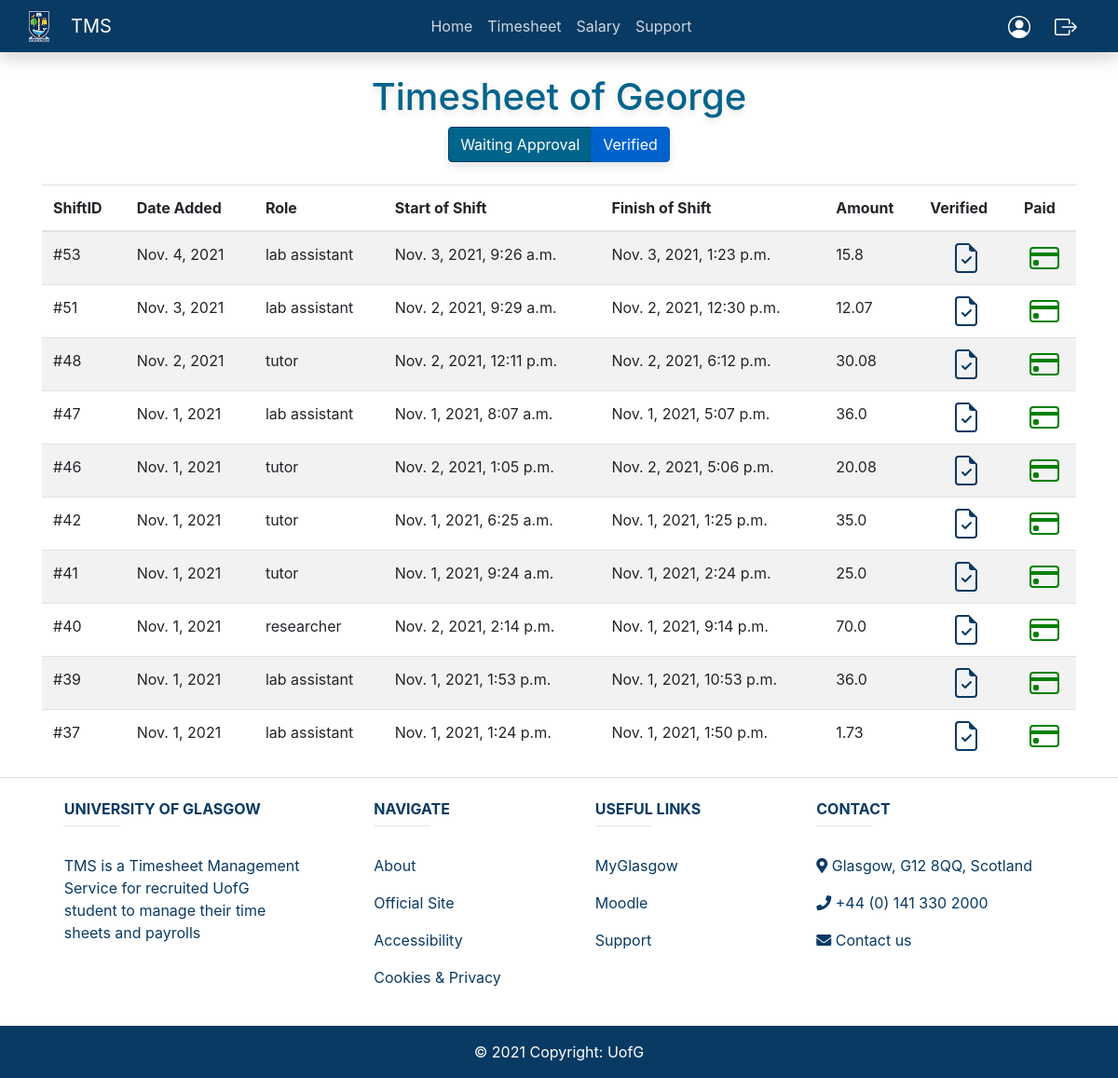
The page /verified_shifts (signed in) on the database its author committed.
### timesheet/models.py (models this page shows, shortened)
class Shift(models.Model):
    studentID = models.ForeignKey(User, blank=True, null=True, on_delete=models.CASCADE)
    date = models.DateTimeField('Date added', auto_now_add=True)
    role = models.ForeignKey(Roles, null=True, on_delete=models.SET_NULL)
    startHour = models.DateTimeField('Time started working')
    endHour = models.DateTimeField('Time finished working')
    verified = models.BooleanField(default=False)
    paid = models.BooleanField(default=False)
    def payment(self):
        time = self.endHour - self.startHour                                 #calculate time working
        payment = round(self.role.hourlyPay * time.seconds / 60 / 60,2)      #hourlyPay * hours worked, rounded for 2 demicals
        return payment

class Roles(models.Model):
    name = models.CharField('Type of role', max_length=120)
    hourlyPay = models.IntegerField('Payment per hour for a role')
    def __str__(self):
        return self.name

### timesheet/views.py (the view)
# urls.py: path('verified_shifts', views.verified_shifts, name="verified-shifts"),
def verified_shifts(request):
    shifts = Shift.objects.all().order_by('-date')
    return render(request, 'timesheet/verified_shifts.html', {'shifts': shifts})

### members/models.py (called while the page is built)
    def __str__(self):
        return self.name

### timesheet/templatetags/has_role.py (called while the page is built)
@register.filter(name='has_role')
def has_role(user,role_name):
    userRole = str(user.userprofile.title)
    if userRole == role_name:
        return True
    else:
        return False

### templates/timesheet/verified_shifts.html (shortened to what this page needs)
{% extends 'timesheet/base.html' %}
    {% block content %}
    <center>
    <br>
    <div class="container">
        <h1>Timesheet of {{ user }}</h1>
        <div class="btn-group">
              <a href="{% url 'shifts' %}" class="btn btn-primary">Waiting Approval</a>
              <a href="{% url 'verified-shifts' %}" class="btn btn-primary active" aria-current="page">Verified</a>
        </div>
        <br/> <br/>
        <table class="table table-striped">
          <thead>
            <tr>
                <th scope="col">ShiftID</th>
                <th scope="col">Date Added</th>
                <th scope="col">Role</th>
                <th scope="col">Start of Shift</th>
                <th scope="col">Finish of Shift</th>
                <th scope="col">Amount</th>
                <th scope="col">Verified</th>
                <th scope="col">Paid</th>
            </tr>
          </thead>
            {% for shift in shifts %}
                {% if user == shift.studentID %}
                    {% if shift.verified %}
                        <tr>
                            <td>
                            #{{ shift.id }}
                            </td>
                            <td>
                            {{ shift.date.date }}
                            </td>
                            <td>
                            {{ shift.role }}
                            </td>
                            <td>
                            {{ shift.startHour }}
                            </td>
                            <td>
                            {{ shift.endHour }}
                            </td>
                            <td>
                            {{ shift.payment }}
                            </td>
                            <td align="center">
                                <a href="{% url 'verify-shift' shift.id %}">
                                </a>
                            </td>
                            <td align="center">
                                <a href="{% url 'pay-shift' shift.id %}">
                                </a>
                            </td>
                        </tr>
                    {% endif %}
                {% endif %}
            {% endfor %}
        </table>
    </div>
    </center>
    {% endblock %}

### static/css/base.css (style rules this page uses)
.btn-primary { background-color: #00648b; border-color: #093a63; box-shadow: 0px 5px 10px rgba(0, 0, 0, 0.1); }
html { height: 100%; -webkit-background-size: cover; -moz-background-size: cover; -o-background-size: cover; background-size: cover; background: white; background-repeat:no-repeat; background: linear-gradient(#f5f5f8, #eeeeee); }
h1 { color: #00648b; text-shadow: 0px 4px 6px rgba(0, 0, 0, 0.1);; }

### static/css/footer.css (style rules this page uses)
a { color: #093a63; }

### rows shown on the page
Shift: id "53", date "Nov. 4, 2021", role "lab assistant", startHour "Nov. 3, 2021, 9:26 a.m.", endHour "Nov. 3, 2021, 1:23 p.m.", payment "15.8", paid True (drawn)
Shift: id "51", date "Nov. 3, 2021", role "lab assistant", startHour "Nov. 2, 2021, 9:29 a.m.", endHour "Nov. 2, 2021, 12:30 p.m.", payment "12.07", paid True (drawn)
Shift: id "48", date "Nov. 2, 2021", role "tutor", startHour "Nov. 2, 2021, 12:11 p.m.", endHour "Nov. 2, 2021, 6:12 p.m.", payment "30.08", paid True (drawn)
Shift: id "47", date "Nov. 1, 2021", role "lab assistant", startHour "Nov. 1, 2021, 8:07 a.m.", endHour "Nov. 1, 2021, 5:07 p.m.", payment "36.0", paid True (drawn)
Shift: id "46", date "Nov. 1, 2021", role "tutor", startHour "Nov. 2, 2021, 1:05 p.m.", endHour "Nov. 2, 2021, 5:06 p.m.", payment "20.08", paid True (drawn)
Shift: id "42", date "Nov. 1, 2021", role "tutor", startHour "Nov. 1, 2021, 6:25 a.m.", endHour "Nov. 1, 2021, 1:25 p.m.", payment "35.0", paid True (drawn)
Shift: id "41", date "Nov. 1, 2021", role "tutor", startHour "Nov. 1, 2021, 9:24 a.m.", endHour "Nov. 1, 2021, 2:24 p.m.", payment "25.0", paid True (drawn)
Shift: id "40", date "Nov. 1, 2021", role "researcher", startHour "Nov. 2, 2021, 2:14 p.m.", endHour "Nov. 1, 2021, 9:14 p.m.", payment "70.0", paid True (drawn)
Shift: id "39", date "Nov. 1, 2021", role "lab assistant", startHour "Nov. 1, 2021, 1:53 p.m.", endHour "Nov. 1, 2021, 10:53 p.m.", payment "36.0", paid True (drawn)
Shift: id "37", date "Nov. 1, 2021", role "lab assistant", startHour "Nov. 1, 2021, 1:24 p.m.", endHour "Nov. 1, 2021, 1:50 p.m.", payment "1.73", paid True (drawn)

### other values the page prints
{{ user }} "George"
